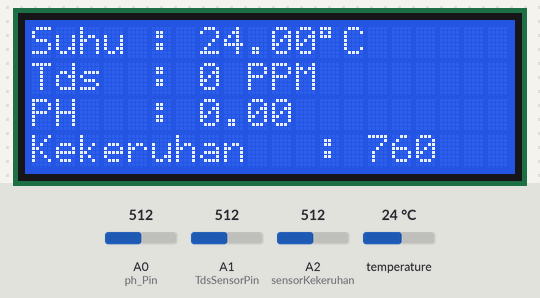
This sketch was run on a simulated Arduino Uno, built with avr-gcc and run on an emulated ATmega328P. On the bench: 20×4 character LCD. Inputs (shaded band) come from the test bench; at power-on: A0 (ph_Pin) = 512, A2 (sensorKekeruhan) = 512, temperature 24 °C, A1 (TdsSensorPin) = 512. What the sketch prints to the serial monitor is not drawn.

Above: at 3.3 s.
3.4 s: A0 (ph_Pin) set to 716
At 5.2 s:
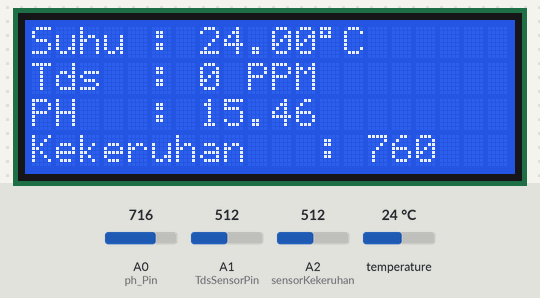
8.1 s: A2 (sensorKekeruhan) set to 716
At 9.6 s:
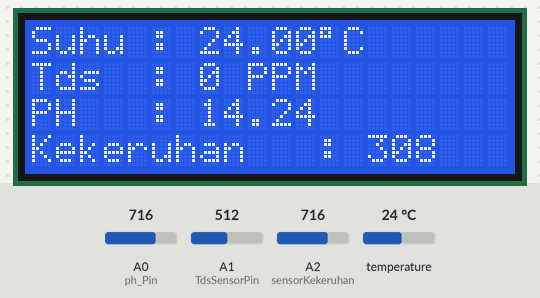
11.7 s: temperature set to 12 °C
At 12.9 s:
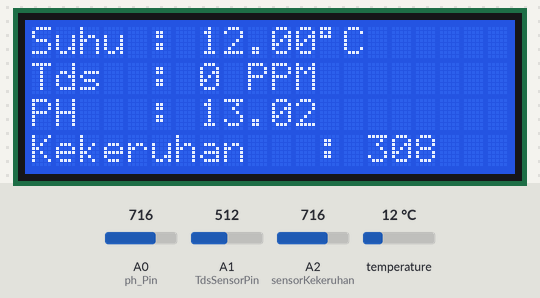
15.4 s: A0 (ph_Pin) set to 810
At 16.2 s:
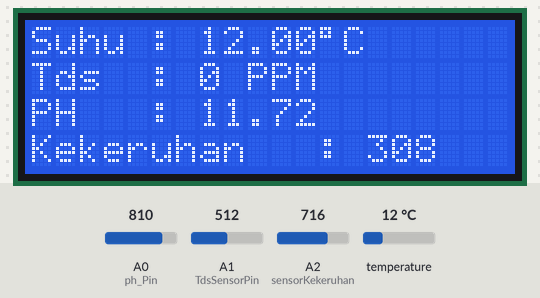
19.1 s: A2 (sensorKekeruhan) set to 810
At 20.6 s:
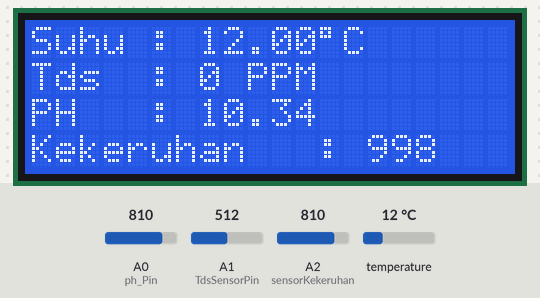
22.8 s: temperature set to 19 °C
At 23.6 s:
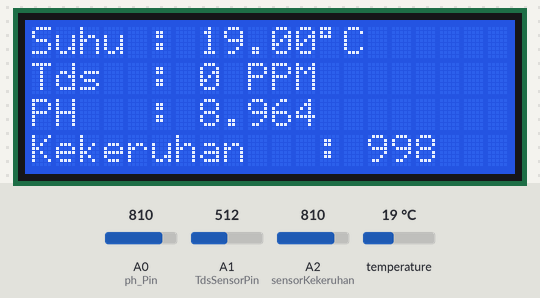
Timing chart, 0 to 25.8 s (numbered marks = the images above; inputs shaded):
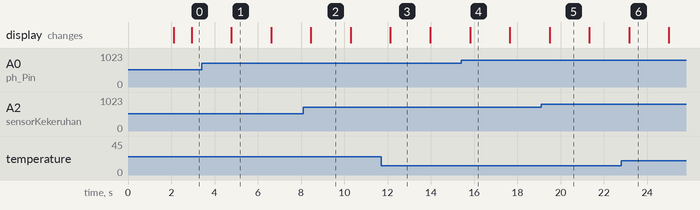

The sketch:

ngubahph.ino
```cpp
#include <OneWire.h>
#include <DallasTemperature.h>
#include <Wire.h>
#include <LiquidCrystal_I2C.h>

// Sensor suhu masuk ke slot pin digital 4
#define ONE_WIRE_BUS 4

#define TdsSensorPin A1
#define VREF 5.0  // analog reference voltage(Volt) of the ADC
#define SCOUNT 30 // sum of sample points

// Setup a oneWire instance to communicate with any OneWire devices
OneWire oneWire(ONE_WIRE_BUS);

// Pass our oneWire reference to Dallas Temperature sensor
DallasTemperature sensors(&oneWire);

LiquidCrystal_I2C lcd(0x27, 20, 4);

int analogBuffer[SCOUNT]; // store the analog value in the array, read from ADC
int analogBufferTemp[SCOUNT];
int analogBufferIndex = 0, copyIndex = 0;
float averageVoltage = 0, temperature = 25;
int tdsValue = 0;

// pH
#define ph_Pin A0
#define Offset 0.00 // deviation compensate
#define samplingInterval 20
#define ArrayLenth 40 // times of collection
int pHArray[ArrayLenth]; // Store the average value of the sensor feedback
int pHArrayIndex = 0;

float PHEmpat = 1.73;
float PHTujuh = 1.93;
float voltage, pHValue, ph;

float volt;
int ntu;
float voltageKekeruhan;
float suhu;
int tds;
int kekeruhanVal;
int kekeruhan;

void setup() {
  Serial.begin(9600);
  sensors.begin();
  pinMode(TdsSensorPin, INPUT);
  pinMode(ph_Pin, INPUT);
  lcd.begin();
  lcd.backlight();
  lcd.setCursor(0, 1);
  lcd.print("      Welcome to     ");
  lcd.setCursor(0, 2);
  lcd.print("         WQMS  ");
  delay(2000);
  lcd.clear();
}

void loop() {
  kirim();
  String minta = "";
  while (Serial.available() > 0) {
    minta += char(Serial.read());
  }
  minta.trim();
  if (minta == "Ya") {
    String data = String(suhu) + "#" + String(tds) + "#" + String(ph) + "#" + String(kekeruhan);
    Serial.println(data);
  }
  minta = "";

  displayData();
  delay(1000);
}

void kirim() {
  sensorSuhu();
  sensorTds();
  sensorPh();
  sensorKekeruhan();
}

void displayData() {
  lcd.setCursor(0, 0);
  lcd.print("Suhu : ");
  lcd.print(suhu);
  lcd.print(char(223));
  lcd.print("C");

  lcd.setCursor(0, 1);
  lcd.print("Tds  : ");
  lcd.print(tds);
  lcd.print(" PPM");

  lcd.setCursor(0, 2);
  lcd.print("PH   : ");
  lcd.print(ph);

  lcd.setCursor(0, 3);
  lcd.print("Kekeruhan   : ");
  lcd.print(kekeruhan);
}

void sensorSuhu() {
  sensors.requestTemperatures();
  suhu = sensors.getTempCByIndex(0);
}

void sensorTds() {
   static unsigned long analogSampleTimepoint = millis();
   if (millis() - analogSampleTimepoint > 40U) { // every 40 milliseconds, read the analog value from the ADC
     analogSampleTimepoint = millis();
     analogBuffer[analogBufferIndex] = analogRead(TdsSensorPin); // read the analog value and store into the buffer
     analogBufferIndex++;
     if (analogBufferIndex == SCOUNT)
         analogBufferIndex = 0;
   }
   static unsigned long printTimepoint = millis();
   if (millis() - printTimepoint > 800U) {
      printTimepoint = millis();
      for (copyIndex = 0; copyIndex < SCOUNT; copyIndex++)
        analogBufferTemp[copyIndex] = analogBuffer[copyIndex];
      averageVoltage = getMedianNum(analogBufferTemp, SCOUNT) * (float)VREF / 1024.0; // read the analog value more stable by the median filtering algorithm, and convert to voltage value
      float compensationCoefficient = 1.0 + 0.02 * (temperature - 25.0); // temperature compensation formula: fFinalResult(25^C) = fFinalResult(current)/(1.0+0.02*(fTP-25.0));
      float compensationVoltage = averageVoltage / compensationCoefficient; // temperature compensation
      tdsValue = (133.42 * compensationVoltage * compensationVoltage * compensationVoltage
                 - 255.86 * compensationVoltage * compensationVoltage
                 + 857.39 * compensationVoltage) * 0.5; // convert voltage value to tds value
      tds = tdsValue;
   }
}

int getMedianNum(int bArray[], int iFilterLen) {
  int bTab[iFilterLen];
  for (int i = 0; i < iFilterLen; i++)
    bTab[i] = bArray[i];
  int i, j, bTemp;
  for (j = 0; j < iFilterLen - 1; j++) {
    for (i = 0; i < iFilterLen - j - 1; i++) {
      if (bTab[i] > bTab[i + 1]) {
        bTemp = bTab[i];
        bTab[i] = bTab[i + 1];
        bTab[i + 1] = bTemp;
      }
    }
  }
  if ((iFilterLen & 1) > 0)
    bTemp = bTab[(iFilterLen - 1) / 2];
  else
    bTemp = (bTab[iFilterLen / 2] + bTab[iFilterLen / 2 - 1]) / 2;
  return bTemp;
}

void sensorPh() {
  static unsigned long samplingTime = millis();
  if (millis() - samplingTime > samplingInterval) {
    samplingTime = millis();
    pHArray[pHArrayIndex++] = analogRead(ph_Pin);
    if (pHArrayIndex == ArrayLenth) pHArrayIndex = 0;

    voltage = avergearray(pHArray, ArrayLenth) * VREF / 1024.0;
    // Calibration formula for pH sensor
    pHValue = 7 + ((voltage - 1.3) * (7 - 4) / (1.3 - 1.73));
    ph = pHValue;

    Serial.print("pH Voltage: ");
    Serial.println(voltage, 3);
    Serial.print("pH Value: ");
    Serial.println(pHValue, 2);
  }
}


double avergearray(int* arr, int number) {
  long sum = 0;
  for (int i = 0; i < number; i++) {
    sum += arr[i];
  }
  return (double)sum / number;
}

void sensorKekeruhan() {
  int sensorValue = analogRead(A2); // read the input on analog pin A2
  float voltage = sensorValue * (5.0 / 1024.0); // convert the analog reading (which goes from 0 - 1023) to a voltage (0 - 5V)
  kekeruhan = (voltage - 4.1739) / (-0.0022);
  if (kekeruhan < 0) {
    kekeruhan = 0;
  }
  Serial.print("Kekeruhan Voltage: ");
  Serial.println(voltage, 3);
  Serial.print("Kekeruhan Value: ");
  Serial.println(kekeruhan);
}
```

Measured:
- what the display in image 1 shows lasts 1.8 s, from 4.8 s to 6.6 s
